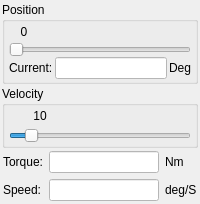
        <widget class="QWidget" name="pagePosition">
         <layout class="QVBoxLayout" name="verticalLayout_2">
          <property name="spacing">
           <number>2</number>
          </property>
          <property name="leftMargin">
           <number>2</number>
          </property>
          <property name="topMargin">
           <number>2</number>
          </property>
          <property name="rightMargin">
           <number>2</number>
          </property>
          <property name="bottomMargin">
           <number>2</number>
          </property>
          <item>
           <widget class="QGroupBox" name="groupBox_13">
            <property name="minimumSize">
             <size>
              <width>0</width>
              <height>0</height>
             </size>
            </property>
            <property name="title">
             <string>Position</string>
            </property>
            <layout class="QVBoxLayout" name="verticalLayout_19">
             <property name="spacing">
              <number>0</number>
             </property>
             <property name="leftMargin">
              <number>4</number>
             </property>
             <property name="topMargin">
              <number>0</number>
             </property>
             <property name="rightMargin">
              <number>4</number>
             </property>
             <property name="bottomMargin">
              <number>2</number>
             </property>
             <item>
              <widget class="QWidget" name="widget_3" native="true">
               <property name="minimumSize">
                <size>
                 <width>0</width>
                 <height>20</height>
                </size>
               </property>
               <property name="maximumSize">
                <size>
                 <width>16777215</width>
                 <height>20</height>
                </size>
               </property>
               <widget class="QLabel" name="labelPositionPosition">
                <property name="geometry">
                 <rect>
                  <x>0</x>
                  <y>0</y>
                  <width>30</width>
                  <height>20</height>
                 </rect>
                </property>
                <property name="minimumSize">
                 <size>
                  <width>30</width>
                  <height>20</height>
                 </size>
                </property>
                <property name="maximumSize">
                 <size>
                  <width>16777215</width>
                  <height>20</height>
                 </size>
                </property>
                <property name="text">
                 <string>0</string>
                </property>
                <property name="alignment">
                 <set>Qt::AlignCenter</set>
                </property>
               </widget>
              </widget>
             </item>
             <item>
              <widget class="QSlider" name="sliderPositionPosition">
               <property name="mouseTracking">
                <bool>false</bool>
               </property>
               <property name="styleSheet">
                <string notr="true"/>
               </property>
               <property name="orientation">
                <enum>Qt::Horizontal</enum>
               </property>
              </widget>
             </item>
             <item>
              <widget class="QWidget" name="widget_4" native="true">
               <layout class="QHBoxLayout" name="horizontalLayout_9">
                <property name="spacing">
                 <number>2</number>
                </property>
                <property name="leftMargin">
                 <number>0</number>
                </property>
                <property name="topMargin">
                 <number>0</number>
                </property>
                <property name="rightMargin">
                 <number>0</number>
                </property>
                <property name="bottomMargin">
                 <number>0</number>
                </property>
                <item>
                 <widget class="QLabel" name="label_29">
                  <property name="text">
                   <string>Current:</string>
                  </property>
                 </widget>
                </item>
                <item>
                 <widget class="QLineEdit" name="editPositionCurrentPos">
                  <property name="styleSheet">
                   <string notr="true">background-color: rgb(255, 255, 255);
</string>
                  </property>
                  <property name="readOnly">
                   <bool>true</bool>
                  </property>
                 </widget>
                </item>
                <item>
                 <widget class="QLabel" name="label_30">
                  <property name="text">
                   <string>Deg</string>
                  </property>
                 </widget>
                </item>
               </layout>
              </widget>
             </item>
            </layout>
           </widget>
          </item>
          <item>
           <widget class="QGroupBox" name="groupBox_12">
            <property name="title">
             <string>Velocity</string>
            </property>
            <layout class="QVBoxLayout" name="verticalLayout_18">
             <property name="spacing">
              <number>2</number>
             </property>
             <property name="leftMargin">
              <number>4</number>
             </property>
             <property name="topMargin">
              <number>0</number>
             </property>
             <property name="rightMargin">
              <number>4</number>
             </property>
             <property name="bottomMargin">
              <number>2</number>
             </property>
             <item>
              <widget class="QWidget" name="widget_5" native="true">
               <property name="minimumSize">
                <size>
                 <width>0</width>
                 <height>20</height>
                </size>
               </property>
               <property name="maximumSize">
                <size>
                 <width>16777215</width>
                 <height>20</height>
                </size>
               </property>
               <widget class="QLabel" name="labelPositionVelocity">
                <property name="geometry">
                 <rect>
                  <x>16</x>
                  <y>0</y>
                  <width>30</width>
                  <height>20</height>
                 </rect>
                </property>
                <property name="minimumSize">
                 <size>
                  <width>30</width>
                  <height>20</height>
                 </size>
                </property>
                <property name="maximumSize">
                 <size>
                  <width>16777215</width>
                  <height>20</height>
                 </size>
                </property>
                <property name="text">
                 <string>10</string>
                </property>
                <property name="alignment">
                 <set>Qt::AlignCenter</set>
                </property>
               </widget>
              </widget>
             </item>
             <item>
              <widget class="QSlider" name="sliderPositionVelocity">
               <property name="mouseTracking">
                <bool>false</bool>
               </property>
               <property name="minimum">
                <number>1</number>
               </property>
               <property name="maximum">
                <number>100</number>
               </property>
               <property name="value">
                <number>10</number>
               </property>
               <property name="orientation">
                <enum>Qt::Horizontal</enum>
               </property>
              </widget>
             </item>
            </layout>
           </widget>
          </item>
          <item>
           <widget class="QWidget" name="widget_6" native="true">
            <layout class="QGridLayout" name="gridLayout_3">
             <property name="leftMargin">
              <number>1</number>
             </property>
             <property name="topMargin">
              <number>1</number>
             </property>
             <property name="rightMargin">
              <number>1</number>
             </property>
             <property name="bottomMargin">
              <number>1</number>
             </property>
             <property name="horizontalSpacing">
              <number>6</number>
             </property>
             <item row="0" column="0">
              <widget class="QLabel" name="label_25">
               <property name="text">
                <string>Torque:</string>
               </property>
              </widget>
             </item>
             <item row="0" column="1">
              <widget class="QLineEdit" name="editPositionTorque">
               <property name="maximumSize">
                <size>
                 <width>16777215</width>
                 <height>16777215</height>
                </size>
               </property>
               <property name="styleSheet">
                <string notr="true">background-color: rgb(255, 255, 255);</string>
               </property>
               <property name="readOnly">
                <bool>true</bool>
               </property>
              </widget>
             </item>
             <item row="0" column="2">
              <widget class="QLabel" name="label_26">
               <property name="text">
                <string>Nm</string>
               </property>
              </widget>
             </item>
             <item row="1" column="0">
              <widget class="QLabel" name="labelSpeed2">
               <property name="text">
                <string>Speed:</string>
               </property>
              </widget>
             </item>
             <item row="1" column="1">
              <widget class="QLineEdit" name="editPositionSpeed">
               <property name="maximumSize">
                <size>
                 <width>16777215</width>
                 <height>16777215</height>
                </size>
               </property>
               <property name="styleSheet">
                <string notr="true">background-color: rgb(255, 255, 255);</string>
               </property>
               <property name="readOnly">
                <bool>true</bool>
               </property>
              </widget>
             </item>
             <item row="1" column="2">
              <widget class="QLabel" name="labelSpeed3">
               <property name="text">
                <string>deg/S</string>
               </property>
              </widget>
             </item>
            </layout>
           </widget>
          </item>
         </layout>
         <zorder>widget_6</zorder>
         <zorder>groupBox_12</zorder>
         <zorder>groupBox_13</zorder>
        </widget>
